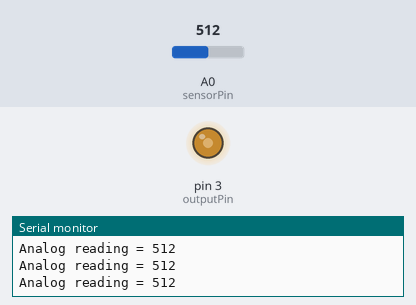
Simulated run of this sketch. Board: Arduino Uno, built with avr-gcc and run on an emulated ATmega328P. Shown: output pins drawn as LEDs (lit = HIGH), the last lines printed to the serial monitor. The test bench sets the inputs (shaded band); at power-on: A0 (sensorPin) = 512.

Above: at 1.2 s.
1.3 s: A0 (sensorPin) set to 716
At 1.7 s:
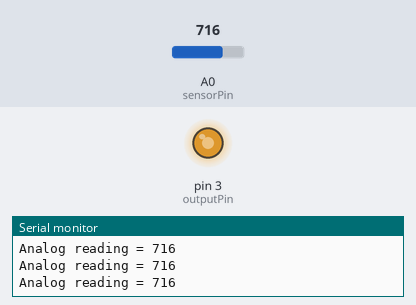
2.8 s: A0 (sensorPin) set to 900
At 3.2 s:
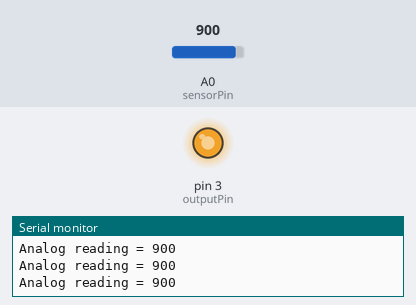
4.3 s: A0 (sensorPin) set to 122
At 4.6 s:
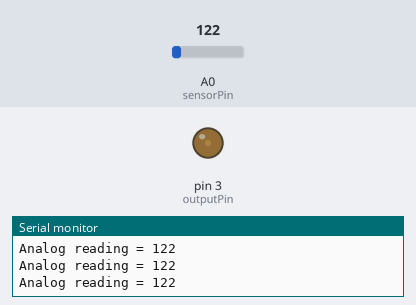
5.8 s: A0 (sensorPin) set to 0
At 7.0 s:
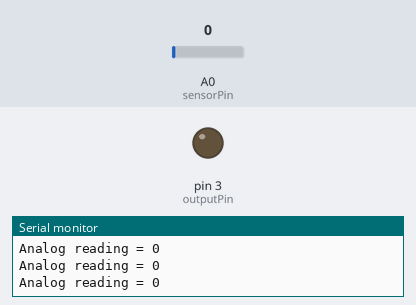
7.3 s: A0 (sensorPin) set to 511
At 8.5 s:
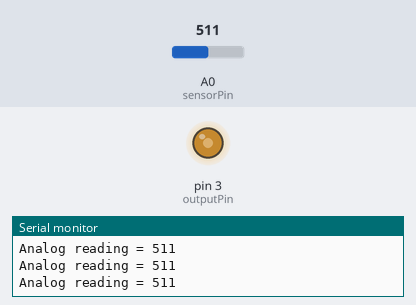
Timing chart, 0 to 9.8 s (numbered marks = the images above; inputs shaded):
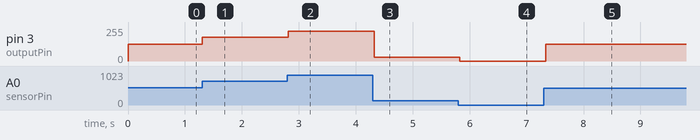

Measured:
- after the input at 1.3 s, pin 3 (outputPin): 127/255 → 178/255 at once
- after the input at 2.8 s, pin 3 (outputPin): 178/255 → 224/255 at once
- after the input at 4.3 s, pin 3 (outputPin): 224/255 → 30/255 at once
- after the input at 5.8 s, pin 3 (outputPin): 30/255 → 0/255 at once
- after the input at 7.3 s, pin 3 (outputPin): 0/255 → 127/255 at once

The sketch:

First_Sensors.ino
```cpp
int sensorPin = 0;
int outputPin = 3;
int sensorReading = 0;
int outputReading = 0;
void setup() {
  // put your setup code here, to run once:
Serial.begin(9600);
pinMode(outputPin,OUTPUT);
}
void loop() {
  // put your main code here, to run repeatedly:
sensorReading = analogRead(sensorPin);
Serial.print("Analog reading = ");
Serial.println(sensorReading);
outputReading = map(sensorReading,0,1023,0,255);
analogWrite(outputPin,outputReading);
//tone(outputPin,sensorReading+200);
delay(100);
}
```
